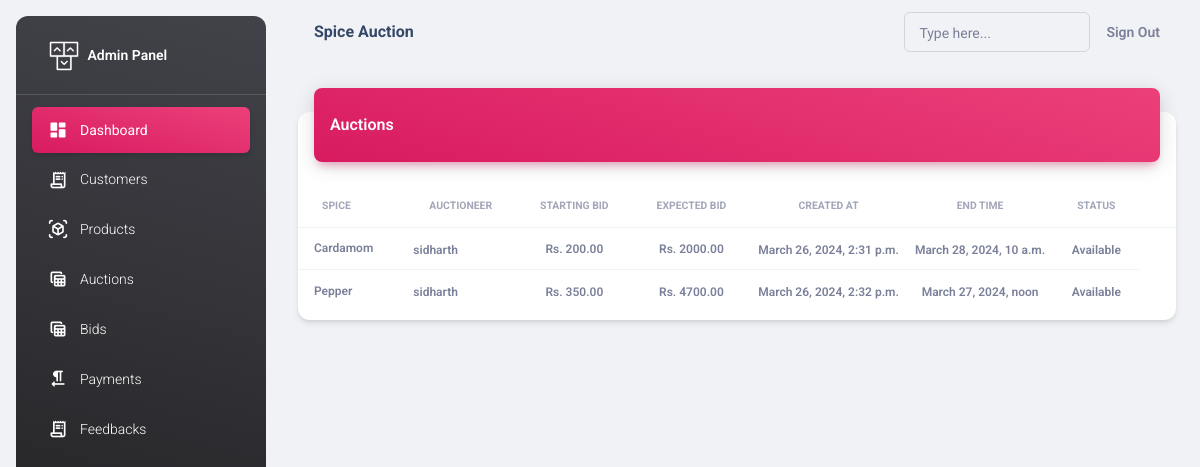
/adminapi/auctions/ (signed in), run on an earlier commit of the app's database.
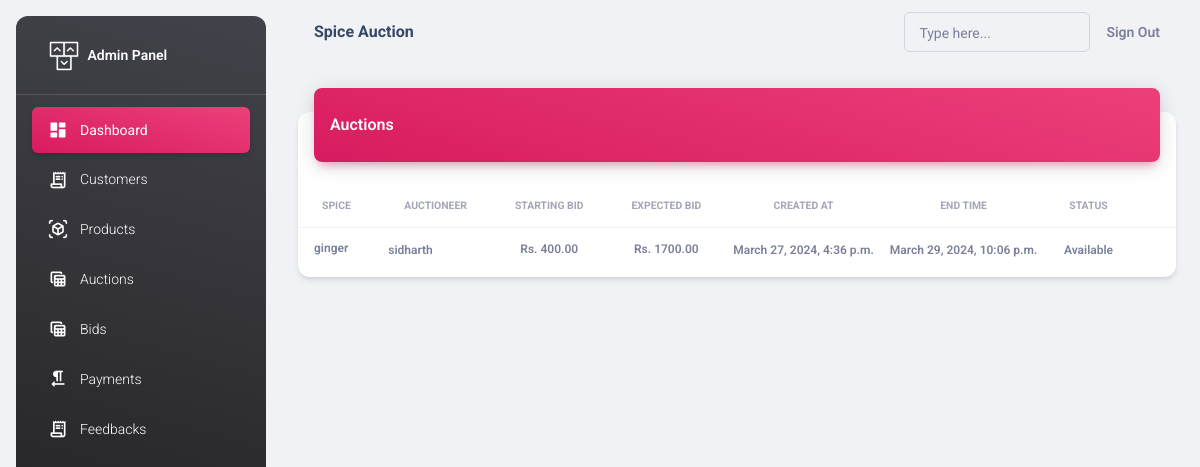
And on a later commit of the database.
### adminapi/models.py (models this page shows, shortened)
class Auction(models.Model):
    spice = models.ForeignKey(Spice, on_delete=models.CASCADE)
    auctioneer = models.ForeignKey(Seller, on_delete=models.CASCADE)
    starting_bid = models.DecimalField(max_digits=10, decimal_places=2)
    expected_bid = models.DecimalField(max_digits=10, decimal_places=2, default=0)
    number_of_lots = models.IntegerField(default=1)
    end_time = models.DateTimeField()
    created_at = models.DateTimeField(auto_now_add=True)
    choices= [
        ('Available', 'Available'),
        ('Sold', 'Sold'),
    ]
    status=models.CharField(max_length=50, choices=choices, default='Available')

class Spice(models.Model):
    seller = models.ForeignKey(Seller, on_delete=models.CASCADE)
    name = models.CharField(max_length=100)
    description = models.CharField(max_length=100)
    stock_quantity = models.PositiveIntegerField(default=0)
    image = models.ImageField(upload_to="images", null=True)
    created_at = models.DateTimeField(auto_now_add=True)
    choices= [
        ('Available', 'Available'),
        ('Not Available', 'Not Available'),
    ]
    status=models.CharField(max_length=50, choices=choices, default='Available')

class CustomUser(AbstractUser):
    user_type_choices = [
        ('Admin', 'Admin'),
        ('Seller', 'Seller'),
    ]
    user_type = models.CharField(max_length=50, choices=user_type_choices, default='Admin')

class Seller(CustomUser):
    name = models.CharField(max_length=100)
    phone = models.CharField(max_length=100)
    email_address = models.EmailField()
    address = models.CharField(max_length=100)
    id_proof = models.FileField(null=True, upload_to="images")
    profile = models.ImageField(upload_to="images", null=True)
    is_available = models.BooleanField(default=True)
    def __str__(self):
        return self.name

### adminapi/views.py (the view)
# urls.py: path("auctions/",views.AuctionsView.as_view(),name="auctions"),
@method_decorator(decs,name="dispatch")
class AuctionsView(ListView):
    template_name="auctions.html"
    model=Auction
    context_object_name="auctions"

### adminapi/views.py (called while the page is built)
def signin_required(fn):
    def wrapper(request,*args,**kwargs):
        if not request.user.is_authenticated:
            messages.error(request,"invalid session!..please login")
            return redirect("adminsignin")
        else:
            return fn(request,*args,**kwargs)
    return wrapper

def is_admin(fn):
    def wrapper(request,*args,**kwargs):
        if not request.user.is_superuser:
            messages.error(request,"Permission denied for current user !")
            return redirect("adminsignin")
        else:
            return fn(request,*args,**kwargs)
    return wrapper

### adminapi/templates/auctions.html
{%extends 'base.html'%}
{%load static%}
{%block body_block%}
<div class="container-fluid py-4">
    <div class="row">
      <div class="col-12">
        <div class="card my-4">
          <div class="card-header p-0 position-relative mt-n4 mx-3 z-index-2">
            <div class="bg-gradient-primary shadow-primary border-radius-lg pt-4 pb-3">
              <h6 class="text-white text-capitalize ps-3">Auctions</h6>
            </div>
          </div>
          <div class="card-body px-0 pb-2">
            <div class="table-responsive p-0">
              <table class="table align-items-center mb-0">
                <thead>
                  <tr>
                    <th class="text-uppercase text-secondary text-xxs font-weight-bolder opacity-7">Spice</th>
                    <th class="text-center text-uppercase text-secondary text-xxs font-weight-bolder opacity-7">Auctioneer</th>
                    <th class="text-center text-uppercase text-secondary text-xxs font-weight-bolder opacity-7">starting bid</th>
                    <th class="text-center text-uppercase text-secondary text-xxs font-weight-bolder opacity-7">expected bid</th>
                    <th class="text-center text-uppercase text-secondary text-xxs font-weight-bolder opacity-7">created at</th>
                    <th class="text-center text-uppercase text-secondary text-xxs font-weight-bolder opacity-7">end time</th>
                    <th class="text-center text-uppercase text-secondary text-xxs font-weight-bolder opacity-7">Status</th>
                    <th class="text-secondary opacity-7"></th>
                  </tr>
                </thead>
                <tbody>
                    {%for a in auctions%}
                        <tr>
                            <td>
                            <div class="d-flex px-2 py-1">
                                <div class="d-flex flex-column justify-content-center">
                                    <span class="text-secondary text-xs font-weight-bold me-3">{{a.spice.name}}</span>
                                </div>
                            </div>
                            </td>
                            <td>
                                <span class="text-secondary text-xs font-weight-bold">{{a.auctioneer}}</span>
                            </td>
                            <td class="align-middle text-center text-sm">
                            <span class="text-secondary text-xs font-weight-bold"> Rs. {{a.starting_bid}}</span>
                            </td>
                            <td class="align-middle text-center text-sm">
                                <span class="text-secondary text-xs font-weight-bold"> Rs. {{a.expected_bid}}</span>
                            </td>
                            <td class="align-middle text-center">
                                <span class="text-secondary text-xs font-weight-bold">{{a.created_at}}</span>
                            </td>
                            <td class="align-middle text-center">
                                <span class="text-secondary text-xs font-weight-bold">{{a.end_time}}</span>
                            </td>
                            <td class="align-middle text-center">
                                <span class="text-secondary text-xs font-weight-bold">{{a.status}}</span>
                            </td>
                        </tr>
                    {%endfor%}
                </tbody>
              </table>
            </div>
          </div>
        </div>
      </div>
    </div>
  </div>
{%endblock%}

What changed in the data, as far as the page shows it:
removed Auction: spice.name "Cardamom", auctioneer "sidharth", starting_bid "200.00", expected_bid "2000.00", created_at "March 26, 2024, 2:31 p.m.", end_time "March 28, 2024, 10 a.m.", status "Available"
removed Auction: spice.name "Pepper", auctioneer "sidharth", starting_bid "350.00", expected_bid "4700.00", created_at "March 26, 2024, 2:32 p.m.", end_time "March 27, 2024, noon", status "Available"
added Auction: spice.name "ginger", auctioneer "sidharth", starting_bid "400.00", expected_bid "1700.00", created_at "March 27, 2024, 4:36 p.m.", end_time "March 29, 2024, 10:06 p.m.", status "Available"
